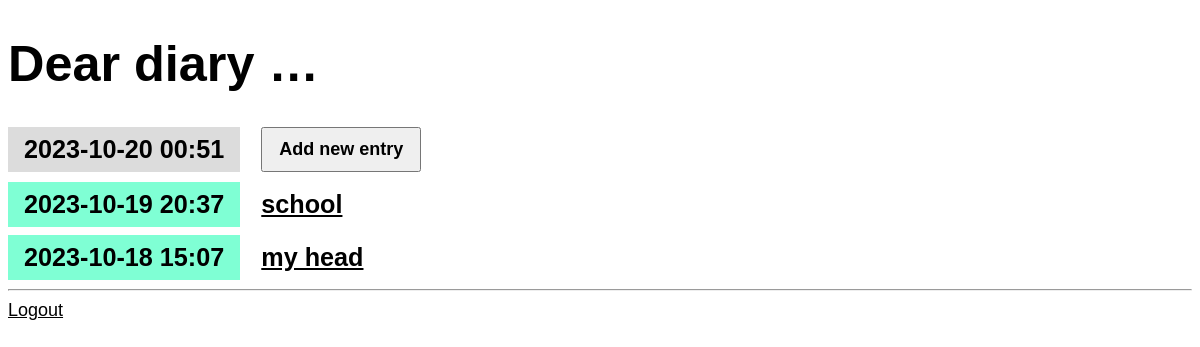
Before: / (signed in) with the older database file.
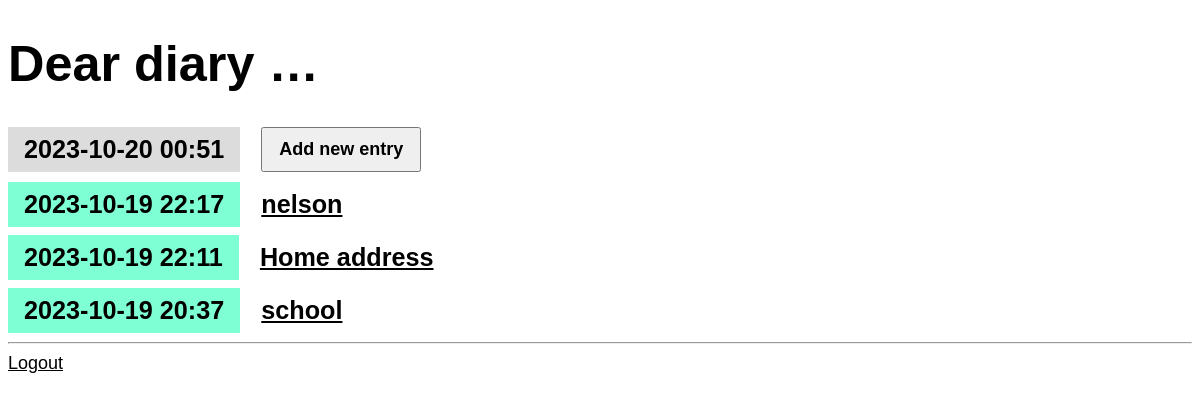
After: the same page with the newer database file.
### entries/models.py (models this page shows, shortened)
class Entry(models.Model):
    title = models.CharField(max_length=200)
    content = models.TextField()
    date_created = models.DateTimeField(default=timezone.now)
    class Meta:
        verbose_name_plural = "Entries"

### entries/views.py (the view)
class EntryListView(LockedView,ListView):
    model = Entry
    queryset = Entry.objects.all().order_by("-date_created")

### entries/templates/entries/entry_list.html
{% extends "entries/base.html" %}
{% block content %}
<article>
    <h2 class="mark">{% now "Y-m-d H:i" %}</em></h2>
    <a href="{% url 'entry-create' %}"><button>Add new entry</button></a>
</article>
    {% for entry in entry_list %}
        <article>
            <h2 class="{{ entry.date_created|date:'l'}}"> {{ entry.date_created|date:'Y-m-d H:i' }}</h2>
            <h3><a href="{% url 'entry-detail' entry.id %}">{{ entry.title }} </a></h3>
        </article>
    {% endfor %}
{% endblock %}

### entries/templates/entries/base.html (shortened to what this page needs)
{% load static %}
<!DOCTYPE html>
<html lang="en">
<head>
    <link rel="stylesheet" href="{% static 'css/diary.css' %}">
</head>
<body>
    <h1><a href="/">Dear diary …</a></h1>
    {% block content %}{% endblock %}
<hr>
<a href="{% url 'admin:logout' %}">Logout</a>
</body>
</html>

### entries/static/css/diary.css (style rules this page uses)
* { box-sizing: border-box; }
body { font-family: sans-serif; font-size: 18px; }
a { color: inherit; }
h1 { font-size: 2.8em; }
h1 a { text-decoration: none; }
h2, h3 { font-size: 1.4em; margin: 0; display: inline-block; padding: 0.5rem 1rem; vertical-align: top; }
h2 { background-color: aquamarine; }
.mark { background-color: gainsboro; }
article { margin-bottom: 0.5rem; }
button, textarea, input { font-size: inherit; min-height: 2.5em; padding: 0 1rem; }
button, input[type="submit"] { margin: 0 1rem 2px 1rem; cursor: pointer; font-weight: bold; min-width: 8rem; }

Changed rows visible on the page:
removed Entry: date_created "2023-10-18 15:07", title "my head"
added Entry: date_created "2023-10-19 22:17", title "nelson"
added Entry: date_created "2023-10-19 22:11", title "Home address"
